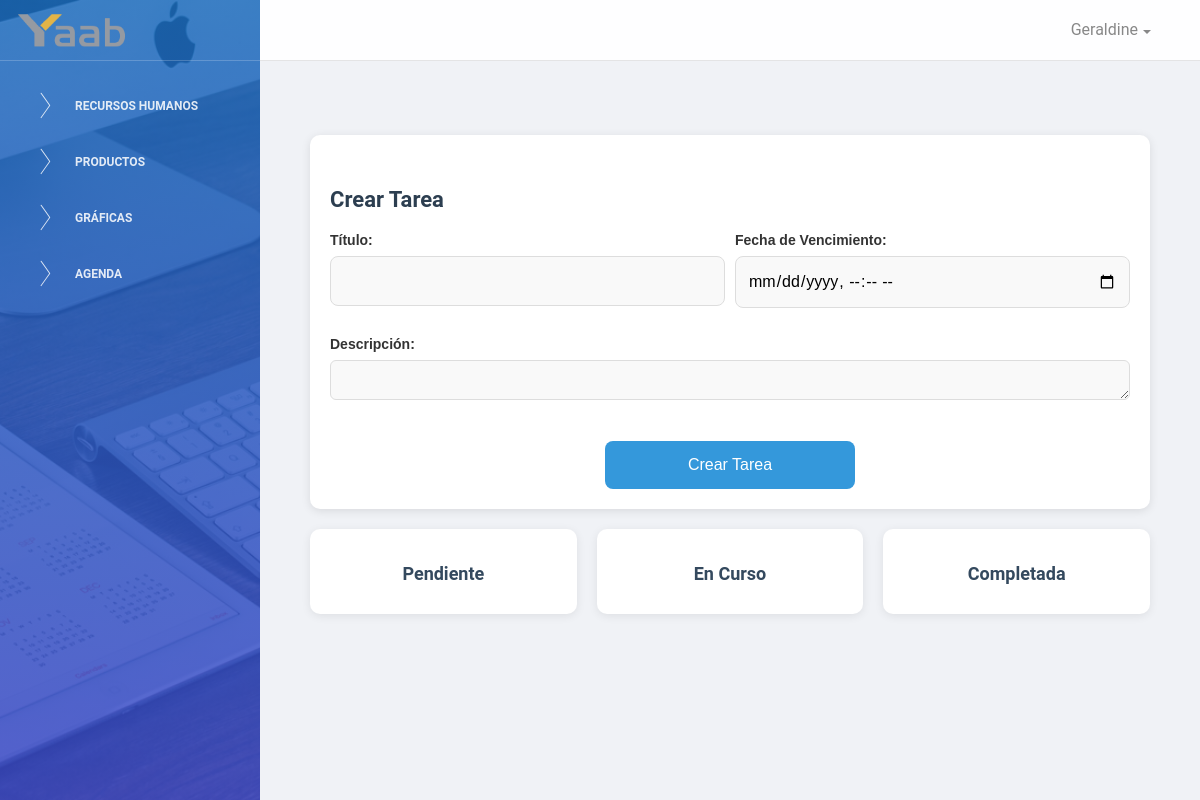
Before: /yaab/tareas/ (signed in) with the older database file.
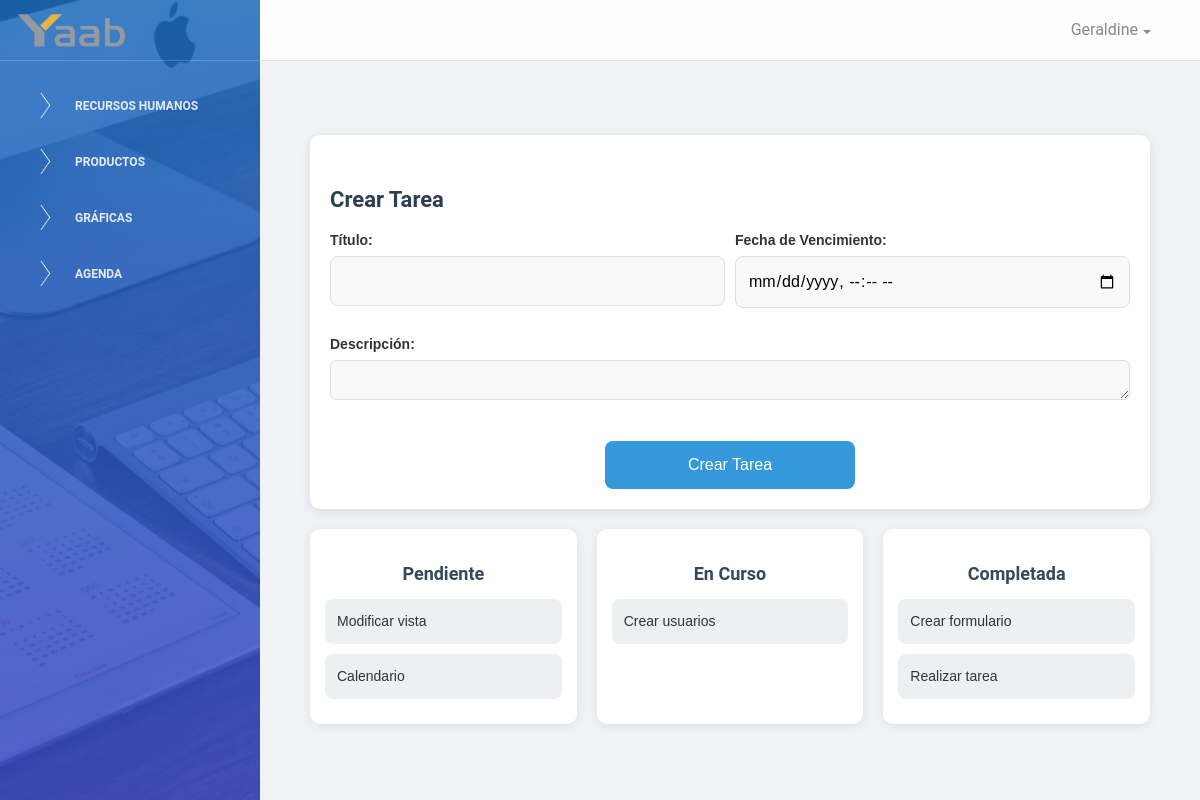
After: the same page with the newer database file.
### pruebayaab/models.py (models this page shows, shortened)
class Tarea(models.Model):
    ESTADO_CHOICES = [
        ('pendiente', 'Pendiente'),
        ('en_curso', 'En Curso'),
        ('completada', 'Completada'),
    ]
    titulo = models.CharField(max_length=200)
    descripcion = models.TextField(blank=True)
    estado = models.CharField(max_length=20, choices=ESTADO_CHOICES, default='pendiente')
    fecha_vencimiento = models.DateTimeField(null=True, blank=True)
    usuario = models.ForeignKey(User, on_delete=models.CASCADE)

### pruebayaab/views.py (the view, shortened to what this page needs)
# urls.py: path('tareas/', views.TareaList.as_view(), name='tarea_list_create'),
class TareaList(CreateView):
    model = Tarea
    template_name = "pruebayaab/tareas.html"
    form_class = TareaForm
    success_url = reverse_lazy('pruebayaab_app:tarea_list_create')
    def get_context_data(self, **kwargs):
        context = super().get_context_data(**kwargs)
        tareas_pendientes = Tarea.objects.filter(usuario=self.request.user, estado='pendiente')
        tareas_en_curso = Tarea.objects.filter(usuario=self.request.user, estado='en_curso')
        tareas_completadas = Tarea.objects.filter(usuario=self.request.user, estado='completada')
        context['tareas_pendientes'] = tareas_pendientes
        context['tareas_en_curso'] = tareas_en_curso
        context['tareas_completadas'] = tareas_completadas
        return context

### pruebayaab/forms.py
class TareaForm(forms.ModelForm):
    class Meta:
        model = Tarea
        fields = ['titulo', 'descripcion', 'fecha_vencimiento']  # Excluimos 'usuario' y 'completada'
        widgets = {
            'fecha_vencimiento': forms.DateTimeInput(attrs={'type': 'datetime-local'}),
        }

### pruebayaab/templates/pruebayaab/tareas.html (shortened to what this page needs)
{% extends 'pruebayaab/dashboard_template.html' %}
{% block content %}
<div class="container mt-4">
   <div class="formulario-tarea">
        <h4>Crear Tarea</h4>
        <form method="POST">
            <div class="form-grid">
                <div class="form-group">
                    <label for="{{ form.titulo.id_for_label }}">Título:</label>
                    {{ form.titulo }}
                </div>
                <div class="form-group">
                    <label for="{{ form.fecha_vencimiento.id_for_label }}">Fecha de Vencimiento:</label>
                    {{ form.fecha_vencimiento }}
                </div>
                <div class="form-group full-width">
                    <label for="{{ form.descripcion.id_for_label }}">Descripción:</label>
                    {{ form.descripcion }}
                </div>
            </div>
            <div class="form-footer">
                <button type="submit" class="btn-crear-tarea">Crear Tarea</button>
            </div>
        </form>
    </div>
    <div class="kanban-board" id="kanban-board">
        <div class="kanban-column" id="pendiente" data-column="pendiente">
            <h3>Pendiente</h3>
            {% for tarea in tareas_pendientes %}
                <div class="kanban-item" id="task-{{ tarea.id }}" data-task-id="{{ tarea.id }}" draggable="true">
                    {{ tarea.titulo }}
                </div>
            {% endfor %}
        </div>
        <div class="kanban-column" id="en_curso" data-column="en_curso">
            <h3>En Curso</h3>
            {% for tarea in tareas_en_curso %}
                <div class="kanban-item" id="task-{{ tarea.id }}" data-task-id="{{ tarea.id }}" draggable="true">
                    {{ tarea.titulo }}
                </div>
            {% endfor %}
        </div>
        <div class="kanban-column" id="completada" data-column="completada">
            <h3>Completada</h3>
            {% for tarea in tareas_completadas %}
                <div class="kanban-item" id="task-{{ tarea.id }}" data-task-id="{{ tarea.id }}" draggable="true">
                    {{ tarea.titulo }}
                </div>
            {% endfor %}
        </div>
    </div>
</div>
{% endblock %}

Changed rows visible on the page:
added Tarea: titulo "Modificar vista", shown under "Pendiente"
added Tarea: titulo "Calendario", shown under "Pendiente"
added Tarea: titulo "Crear usuarios", shown under "En Curso"
added Tarea: titulo "Crear formulario", shown under "Completada"
added Tarea: titulo "Realizar tarea", shown under "Completada"
